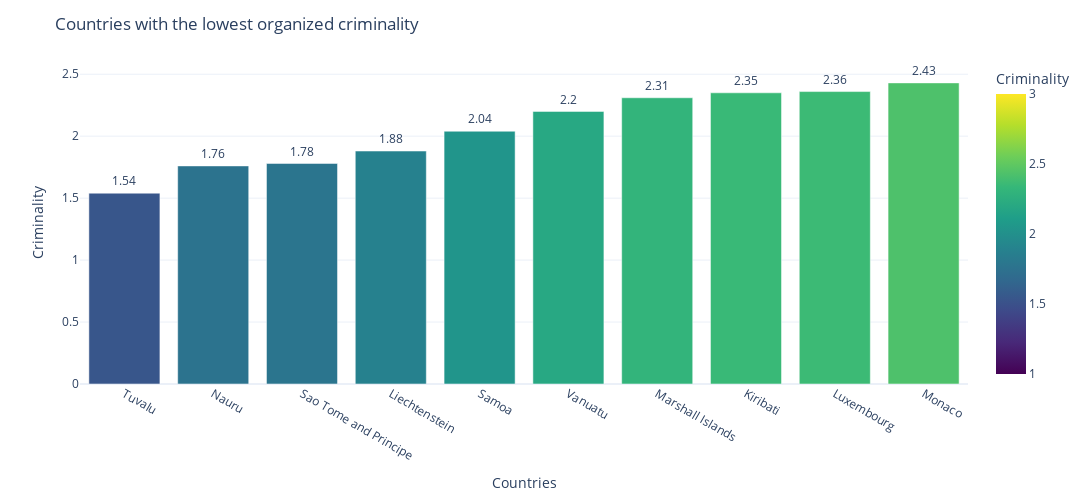
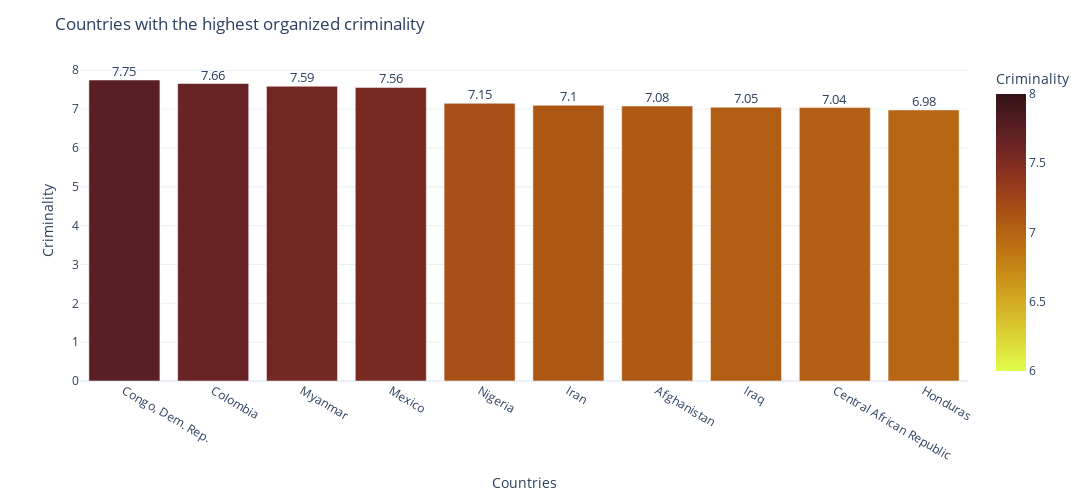

Notebook code for these charts, in order:
### Markdown cell above
### <u> 3.2 Organized Crime Index </u>

### 3.2.1 Highest and Lowest Crime

### Code cell
crime = "Criminality"
# countries with highest and lowest crime
lowest_crime = merged_data.nsmallest(10, crime)
highest_crime = merged_data.nlargest(10, crime)

# creating bar chart
lowest_fig = px.bar(lowest_crime, x='Country', y=crime, color=crime,
             color_continuous_scale='viridis', 
             range_color=[1,3],
             labels={'Country': 'Countries', crime: 'Criminality'})

highest_fig = px.bar(highest_crime, x='Country', y=crime, color=crime,
             color_continuous_scale='solar_r', 
             range_color=[6,8],
             labels={'Country': 'Countries', crime: 'Criminality'})

# labeling bars
for i, yval in enumerate(lowest_crime[crime]):
    lowest_fig.add_annotation(x=i, y=yval +0.1,
                       text=str(yval),
                       showarrow=False)

for i, yval in enumerate(highest_crime[crime]):
    highest_fig.add_annotation(x=i, y=yval,
                       text=str(yval),
                       showarrow=False, font=dict(size=13), yshift=9)

# size, title and design
lowest_fig.update_layout(title="Countries with the lowest organized criminality",
                  height=500, width=1250,  template='plotly_white')

highest_fig.update_layout(title="Countries with the highest organized criminality",
                  height=500, width=1250,  template='plotly_white')


# display chart
lowest_fig.show()
highest_fig.show()

### Figure 1 — Plotly figure (JSON) as saved in the notebook; plotly's stock layout.template omitted (floating-point values rounded to 4 significant figures)
{"data": [{"alignmentgroup": "True", "hovertemplate": "Countries=%{x}<br>Criminality=%{marker.color}<extra></extra>", "legendgroup": "", "marker": {"color": [1.54, 1.76, 1.78, 1.88, 2.04, 2.2, 2.31, 2.35, 2.36, 2.43], "coloraxis": "coloraxis", "pattern": {"shape": ""}}, "name": "", "offsetgroup": "", "orientation": "v", "showlegend": false, "textposition": "auto", "type": "bar", "x": ["Tuvalu", "Nauru", "Sao Tome and Principe", "Liechtenstein", "Samoa", "Vanuatu", "Marshall Islands", "Kiribati", "Luxembourg", "Monaco"], "xaxis": "x", "y": [1.54, 1.76, 1.78, 1.88, 2.04, 2.2, 2.31, 2.35, 2.36, 2.43], "yaxis": "y"}], "layout": {"annotations": [{"showarrow": false, "text": "1.54", "x": 0, "y": 1.64}, {"showarrow": false, "text": "1.76", "x": 1, "y": 1.86}, {"showarrow": false, "text": "1.78", "x": 2, "y": 1.88}, {"showarrow": false, "text": "1.88", "x": 3, "y": 1.98}, {"showarrow": false, "text": "2.04", "x": 4, "y": 2.14}, {"showarrow": false, "text": "2.2", "x": 5, "y": 2.3}, {"showarrow": false, "text": "2.31", "x": 6, "y": 2.41}, {"showarrow": false, "text": "2.35", "x": 7, "y": 2.45}, {"showarrow": false, "text": "2.36", "x": 8, "y": 2.46}, {"showarrow": false, "text": "2.43", "x": 9, "y": 2.53}], "barmode": "relative", "coloraxis": {"cmax": 3, "cmin": 1, "colorbar": {"title": {"text": "Criminality"}}, "colorscale": [[0, "#440154"], [0.1111, "#482878"], [0.2222, "#3e4989"], [0.3333, "#31688e"], [0.4444, "#26828e"], [0.5556, "#1f9e89"], [0.6667, "#35b779"], [0.7778, "#6ece58"], [0.8889, "#b5de2b"], [1, "#fde725"]]}, "height": 500, "legend": {"tracegroupgap": 0}, "margin": {"t": 60}, "title": {"text": "Countries with the lowest organized criminality"}, "width": 1250, "xaxis": {"anchor": "y", "domain": [0, 1], "title": {"text": "Countries"}}, "yaxis": {"anchor": "x", "domain": [0, 1], "title": {"text": "Criminality"}}}}

### Figure 2 — Plotly figure (JSON) as saved in the notebook; plotly's stock layout.template omitted (floating-point values rounded to 4 significant figures)
{"data": [{"alignmentgroup": "True", "hovertemplate": "Countries=%{x}<br>Criminality=%{marker.color}<extra></extra>", "legendgroup": "", "marker": {"color": [7.75, 7.66, 7.59, 7.56, 7.15, 7.1, 7.08, 7.05, 7.04, 6.98], "coloraxis": "coloraxis", "pattern": {"shape": ""}}, "name": "", "offsetgroup": "", "orientation": "v", "showlegend": false, "textposition": "auto", "type": "bar", "x": ["Congo, Dem. Rep.", "Colombia", "Myanmar", "Mexico", "Nigeria", "Iran", "Afghanistan", "Iraq", "Central African Republic", "Honduras"], "xaxis": "x", "y": [7.75, 7.66, 7.59, 7.56, 7.15, 7.1, 7.08, 7.05, 7.04, 6.98], "yaxis": "y"}], "layout": {"annotations": [{"font": {"size": 13}, "showarrow": false, "text": "7.75", "x": 0, "y": 7.75, "yshift": 9}, {"font": {"size": 13}, "showarrow": false, "text": "7.66", "x": 1, "y": 7.66, "yshift": 9}, {"font": {"size": 13}, "showarrow": false, "text": "7.59", "x": 2, "y": 7.59, "yshift": 9}, {"font": {"size": 13}, "showarrow": false, "text": "7.56", "x": 3, "y": 7.56, "yshift": 9}, {"font": {"size": 13}, "showarrow": false, "text": "7.15", "x": 4, "y": 7.15, "yshift": 9}, {"font": {"size": 13}, "showarrow": false, "text": "7.1", "x": 5, "y": 7.1, "yshift": 9}, {"font": {"size": 13}, "showarrow": false, "text": "7.08", "x": 6, "y": 7.08, "yshift": 9}, {"font": {"size": 13}, "showarrow": false, "text": "7.05", "x": 7, "y": 7.05, "yshift": 9}, {"font": {"size": 13}, "showarrow": false, "text": "7.04", "x": 8, "y": 7.04, "yshift": 9}, {"font": {"size": 13}, "showarrow": false, "text": "6.98", "x": 9, "y": 6.98, "yshift": 9}], "barmode": "relative", "coloraxis": {"cmax": 8, "cmin": 6, "colorbar": {"title": {"text": "Criminality"}}, "colorscale": [[0, "rgb(224, 253, 74)"], [0.09091, "rgb(222, 222, 59)"], [0.1818, "rgb(217, 192, 44)"], [0.2727, "rgb(209, 164, 32)"], [0.3636, "rgb(199, 137, 22)"], [0.4545, "rgb(188, 111, 19)"], [0.5455, "rgb(174, 88, 20)"], [0.6364, "rgb(157, 66, 25)"], [0.7273, "rgb(135, 47, 32)"], [0.8182, "rgb(108, 36, 36)"], [0.9091, "rgb(79, 28, 33)"], [1, "rgb(51, 19, 23)"]]}, "height": 500, "legend": {"tracegroupgap": 0}, "margin": {"t": 60}, "title": {"text": "Countries with the highest organized criminality"}, "width": 1250, "xaxis": {"anchor": "y", "domain": [0, 1], "title": {"text": "Countries"}}, "yaxis": {"anchor": "x", "domain": [0, 1], "title": {"text": "Criminality"}}}}
